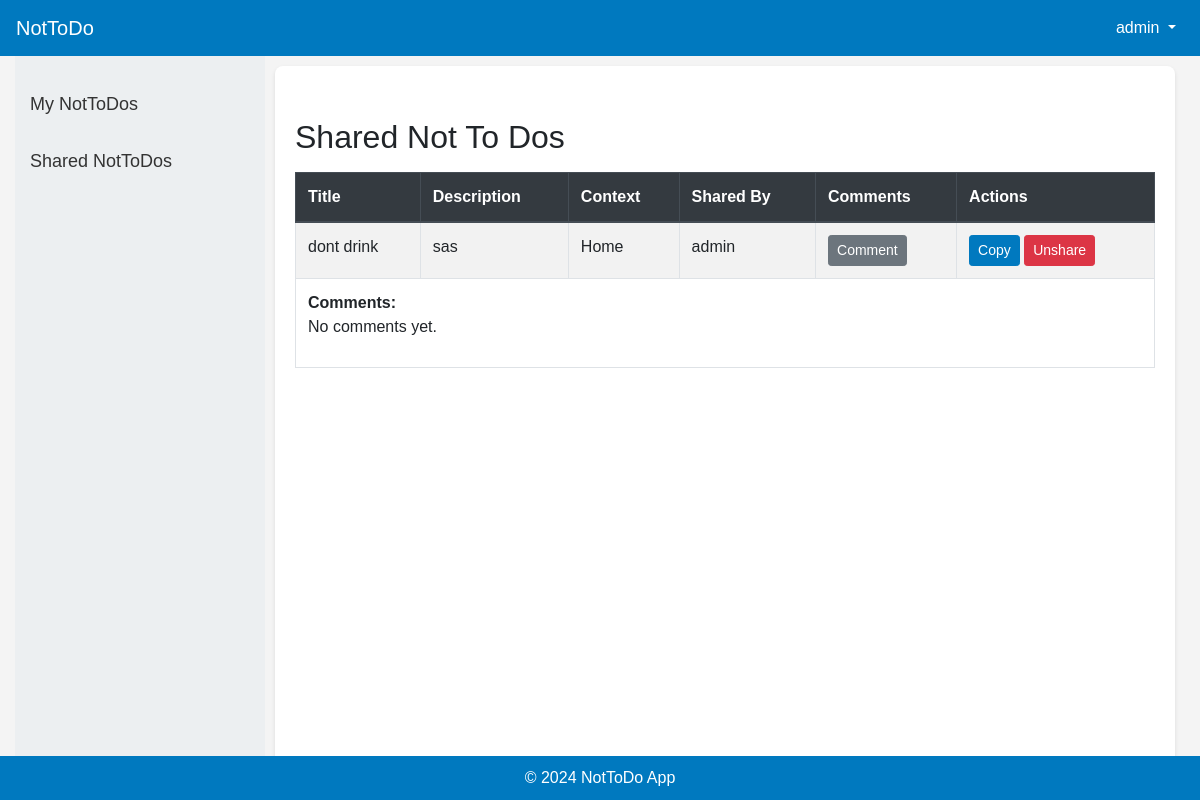
/nottodos/shared/ (signed in), run on an earlier commit of the app's database.
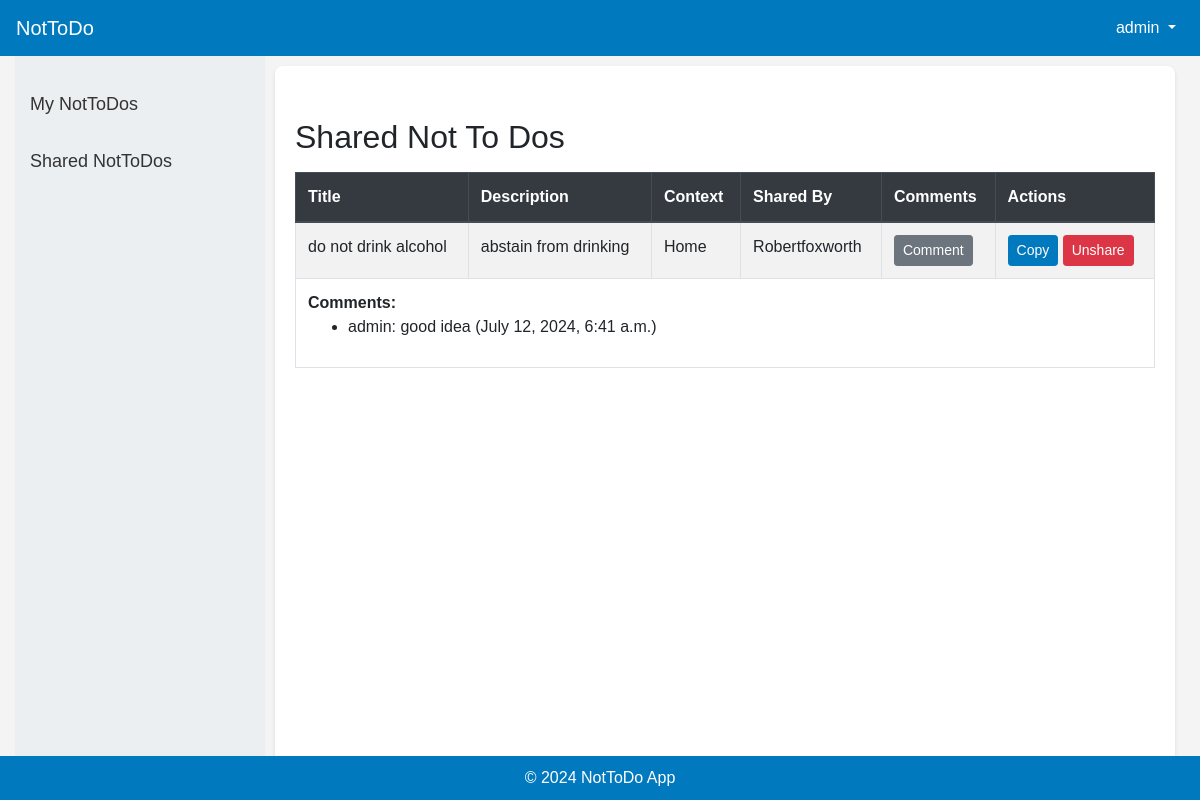
And on a later commit of the database.
### nottodo/models.py (models this page shows, shortened)
class SharedNotToDo(models.Model):
    nottodo = models.ForeignKey(NotToDo, on_delete=models.CASCADE, related_name='shared_nottodos')
    shared_with = models.ForeignKey(User, on_delete=models.CASCADE)
    created_at = models.DateTimeField(default=timezone.now)

class NotToDo(models.Model):
    user = models.ForeignKey(User, on_delete=models.CASCADE)
    title = models.CharField(max_length=255)
    description = models.TextField(blank=True, null=True)
    context = models.CharField(max_length=50, choices=[('Home', 'Home'), ('Work', 'Work'), ('Other', 'Other')])
    scheduled_start_time = models.DateTimeField(blank=True, null=True)
    scheduled_end_time = models.DateTimeField(blank=True, null=True)
    repeat = models.CharField(max_length=50, choices=[('None', 'None'), ('Daily', 'Daily'), ('Weekly', 'Weekly'), ('Monthly', 'Monthly')], default='None')
    created_at = models.DateTimeField(default=timezone.now)
    updated_at = models.DateTimeField(auto_now=True)

class Comment(models.Model):
    shared_nottodo = models.ForeignKey(SharedNotToDo, on_delete=models.CASCADE, related_name='comments')
    user = models.ForeignKey(User, on_delete=models.CASCADE)
    text = models.TextField()
    created_at = models.DateTimeField(default=timezone.now)

### nottodo/views.py (the view)
# urls.py: path('nottodos/shared/', views.list_shared_nottodos, name='list_shared_nottodos'),
@login_required
def list_shared_nottodos(request):
    shared_nottodos = SharedNotToDo.objects.filter(shared_with=request.user).prefetch_related('comments')
    return render(request, 'list_shared_nottodos.html', {'shared_nottodos': shared_nottodos})

### nottodo/templates/list_shared_nottodos.html (shortened to what this page needs)
{% extends 'base.html' %}
{% block content %}
<div class="row">
    <div class="col-md-12">
        <h2 class="mt-4">Shared Not To Dos</h2>
        <table class="table table-bordered table-striped table-hover mt-3">
            <thead class="thead-dark">
                <tr>
                    <th>Title</th>
                    <th>Description</th>
                    <th>Context</th>
                    <th>Shared By</th>
                    <th>Comments</th>
                    <th>Actions</th>
                </tr>
            </thead>
            <tbody>
                {% for shared_nottodo in shared_nottodos %}
                <tr>
                    <td>{{ shared_nottodo.nottodo.title }}</td>
                    <td>{{ shared_nottodo.nottodo.description }}</td>
                    <td>{{ shared_nottodo.nottodo.context }}</td>
                    <td>{{ shared_nottodo.nottodo.user.username }}</td>
                    <td>
                        <a href="{% url 'add_comment' shared_nottodo.pk %}" class="btn btn-secondary btn-sm">Comment</a>
                    </td>
                    <td>
                        <a href="{% url 'copy_nottodo' shared_nottodo.nottodo.pk %}" class="btn btn-primary btn-sm">Copy</a>
                        <a href="{% url 'unshare_nottodo' shared_nottodo.pk %}" class="btn btn-danger btn-sm">Unshare</a>
                    </td>
                </tr>
                <tr>
                    <td colspan="6">
                        <strong>Comments:</strong>
                        {% if shared_nottodo.comments.all %}
                            <ul>
                                {% for comment in shared_nottodo.comments.all %}
                                <li>{{ comment.user.username }}: {{ comment.text }} ({{ comment.created_at }})</li>
                                {% endfor %}
                            </ul>
                        {% else %}
                            <p>No comments yet.</p>
                        {% endif %}
                    </td>
                </tr>
                {% empty %}
                <tr>
                    <td colspan="6" class="text-center">No Shared Not To Dos found.</td>
                </tr>
                {% endfor %}
            </tbody>
        </table>
    </div>
</div>
{% endblock %}

### nottodo/templates/base.html (shortened to what this page needs)
<!DOCTYPE html>
<html lang="en">
<head>
    <link rel="stylesheet" href="https://stackpath.bootstrapcdn.com/bootstrap/4.3.1/css/bootstrap.min.css">
    {% load static %}
    <link rel="stylesheet" href="{% static 'nottodo.css' %}">
    <link rel="stylesheet" href="https://cdnjs.cloudflare.com/ajax/libs/font-awesome/6.0.0-beta3/css/all.min.css">
    <link href="https://cdnjs.cloudflare.com/ajax/libs/fullcalendar/3.10.2/fullcalendar.min.css" rel="stylesheet">
</head>
<body>
    <nav class="navbar navbar-expand-lg">
        <a class="navbar-brand" href="{% url 'home' %}">NotToDo</a>
        <div class="collapse navbar-collapse" id="navbarNav">
            <ul class="navbar-nav ml-auto">
                {% if user.is_authenticated %}
                <li class="nav-item dropdown">
                    <a class="nav-link dropdown-toggle" href="#" id="navbarDropdown" role="button" data-toggle="dropdown" aria-haspopup="true" aria-expanded="false">
                        {{ user.username }}
                    </a>
                </li>
                {% endif %}
            </ul>
        </div>
    </nav>
    <div class="container-fluid">
        <div class="sidebar">
            <a href="{% url 'list_nottodos' %}">My NotToDos</a>
            <a href="{% url 'list_shared_nottodos' %}">Shared NotToDos</a>
        </div>
        <div class="main-content">
            {% block content %}
            {% endblock %}
        </div>
    </div>
    <footer class="footer">
        <div class="container">
            <span>&copy; 2024 NotToDo App</span>
        </div>
    </footer>
</body>
</html>

### nottodo/static/nottodo.css (style rules this page uses)
body { font-family: 'Arial', sans-serif; background-color: #f4f4f4; margin: 0; padding: 0; display: flex; flex-direction: column; min-height: 100vh; }
.navbar { background-color: #0079bf; color: white; }
.navbar a.navbar-brand, .navbar a.nav-link { color: white !important; }
.container-fluid { display: flex; flex: 1; height: 100%; }
.sidebar { width: 250px; background-color: #eceff1; padding-top: 20px; }
.sidebar a { padding: 15px; text-decoration: none; font-size: 18px; color: #333; display: block; }
.main-content { flex: 1; padding: 20px; background-color: #fff; margin: 10px; box-shadow: 0 2px 4px rgba(0,0,0,0.1); border-radius: 8px; overflow-y: auto; }
.footer { background-color: #0079bf; color: white; text-align: center; padding: 10px 0; position: fixed; bottom: 0; width: 100%; }
.btn-primary { background-color: #0079bf; border-color: #0079bf; }
.mt-4 { margin-top: 2rem !important; }
.mt-3 { margin-top: 1rem !important; }

What changed in the data, as far as the page shows it:
removed SharedNotToDo: nottodo "dont drink", nottodo.description "sas", nottodo.context "Home", nottodo.user.username "admin", shows "No comments yet."
added SharedNotToDo: nottodo "do not drink alcohol", nottodo.description "abstain from drinking", nottodo.context "Home", nottodo.user.username "Robertfoxworth"
added Comment: user.username "admin", text "good idea", created_at "July 12, 2024, 6:41 a.m."
